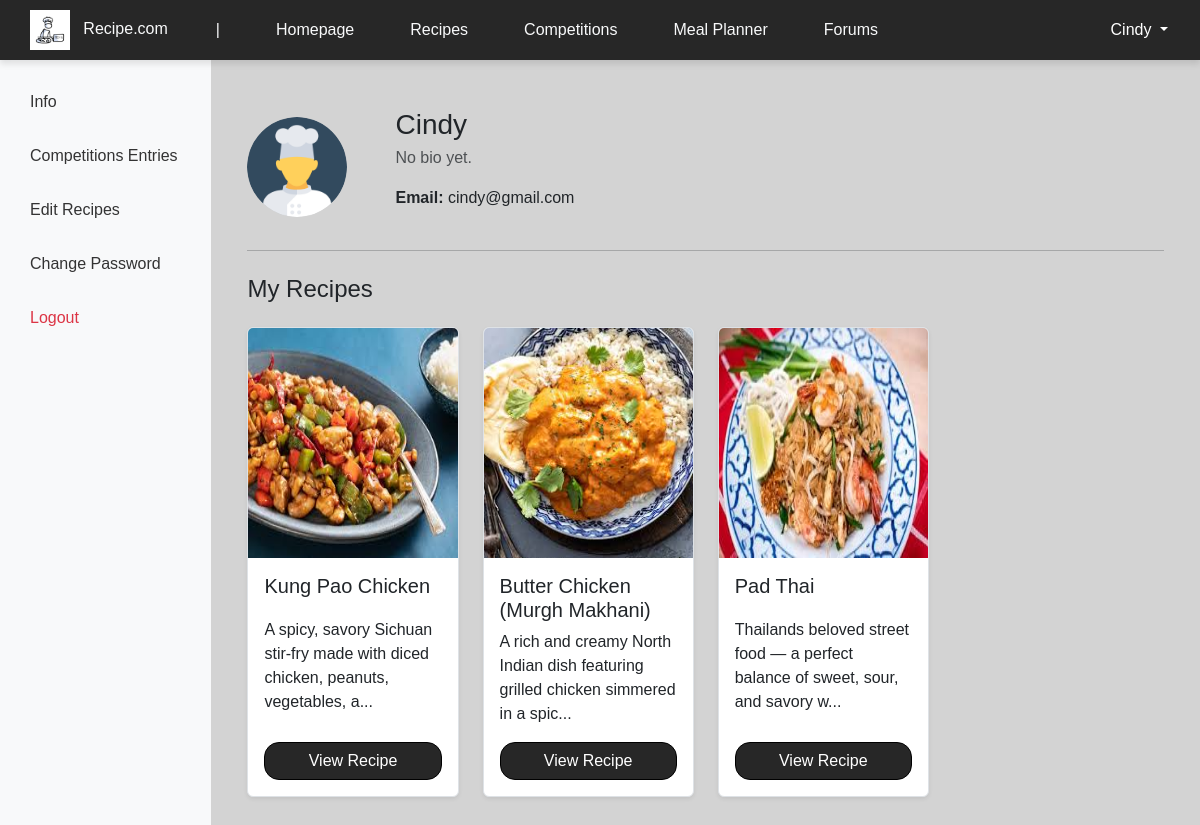
/view/profile (signed in), run on the app's committed database.
### tables this page shows
CREATE TABLE `user` (
  `user_id` int(10) NOT NULL,
  `username` varchar(20) NOT NULL,
  `email` varchar(30) NOT NULL,
  `password` varchar(255) NOT NULL,
  `roles` varchar(10) NOT NULL,
  `bio` text DEFAULT NULL,
  `created_time` datetime NOT NULL
);

CREATE TABLE `recipe` (
  `recipe_id` int(10) NOT NULL,
  `user_id` int(10) NOT NULL,
  `title` text NOT NULL,
  `description` text NOT NULL,
  `images` text NOT NULL,
  `cuisine` varchar(10) NOT NULL,
  `difficulty` int(1) NOT NULL,
  `cooking_time` int(3) NOT NULL,
  `created_time` datetime NOT NULL
);

### controller/user_controller.php (called while the page is built, shortened)
<?php
require_once '../model/user_model.php';
class UserController {
    private $userModel;
    public function __construct($db) {
        $this->userModel = new User($db);
    }
    public function getUserInfo($id) {
        return $this->userModel->getUserInfo($id);
    }
}
?>

### model/user_model.php (called while the page is built, shortened)
<?php
class User {
    private $conn;
    public function __construct($db) {
        $this->conn = $db;
    }
    public function getUserInfo($id) {
        $sql = "SELECT * FROM user WHERE user_id = ?";
        $stmt = $this->conn->prepare($sql);
        $stmt->bind_param("i", $id);
        $stmt->execute();
        $result = $stmt->get_result();
        return $result->fetch_assoc();
    }
}
?>

### controller/recipe_controller.php (called while the page is built, shortened)
<?php
require_once '../model/recipe_model.php';
class RecipeController {
    private $recipeModel;
    public function __construct($db) {
        $this->recipeModel = new Recipe($db);
    }
    public function getUserRecipes($user_id) {
        return $this->recipeModel->getUserRecipes($user_id);
    }
}
?>

### model/recipe_model.php (called while the page is built, shortened)
<?php
class Recipe {
    private $conn;
    public function __construct($db) {
        $this->conn = $db;
    }
    public function getUserRecipes($user_id) {
        $sql = "SELECT * FROM recipe WHERE user_id = ?";
        $stmt = $this->conn->prepare($sql);
        $stmt->bind_param("i", $user_id);
        $stmt->execute();
        $result = $stmt->get_result();
        return $result->fetch_all(MYSQLI_ASSOC);
    }
}
?>

### view/profile.php (the view, shortened to what this page needs)
<?php
require '../config/db_connection.php';
require '../controller/user_controller.php';
require '../controller/recipe_controller.php';
$userController = new UserController($conn);
$recipeController = new RecipeController($conn);
$user = $userController->getUserInfo($_SESSION['user_id']);
$recipes = $recipeController->getUserRecipes($_SESSION['user_id']);
?>
<!DOCTYPE html>
<html lang="en">
<head>
    <link rel="stylesheet" href="../assets/css/header.css">
    <link rel="stylesheet" href="../assets/css/styles.css">
    <link href="https://cdn.jsdelivr.net/npm/bootstrap@5.3.0/dist/css/bootstrap.min.css" rel="stylesheet">
</head>
<body>
    <?php include '../includes/header.php'; ?>
    <div class="d-flex">
        <div class="sidebar">
            <a href="#" onclick="showSection('info')" id="infoBtn">Info</a>
            <a href="#" onclick="showSection('compEntries')" id="compBtn">Competitions Entries</a>
            <a href="#" onclick="showSection('editRecipes')" id="recipesBtn">Edit Recipes</a>
            <a href="#" onclick="showSection('changePassword')" id="passwordBtn">Change Password</a>
            <a href="logout.php" class="text-danger">Logout</a>
        </div>
        <div class="p-4 w-100">
            <div id="info" class="content-section">
                <div class="container mt-4">
                    <div class="d-flex align-items-center mb-4">
                        <img src="../assets/images/profile.png" class="rounded-circle me-5" width="100" height="100" alt="Profile Picture">
                        <div>
                            <h3 class="mb-1"><?php echo htmlspecialchars($user['username']); ?></h3>
                            <p class="text-muted"><?php echo htmlspecialchars($user['bio'] ?: "No bio yet."); ?></p>
                            <p><strong>Email:</strong> <?php echo htmlspecialchars($user['email']); ?></p>
                        </div>
                    </div>
                    <hr>
                    <h4 class="mb-3 py-2">My Recipes</h4>
                    <div class="row">
                        <?php if (empty($recipes)) : ?>
                            <div class="text-center mt-5">
                                <p>No recipes yet.</p>
                            </div>
                        <?php else : ?>
                            <?php foreach ($recipes as $recipe) : ?>
                                <div class="col-lg-4 col-md-6 col-sm-12 col-xl-3 justify-content-center mb-4">
                                    <div class="card border shadow-sm" style="width: 100%; max-width: 20rem; height: 100%;">
                                        <img src="../uploads/recipes/<?php echo $recipe['images'] ?? 'default_recipe.png'; ?>" class="card-img-top" alt="Recipe Image" width="50" height="230">
                                        <div class="d-flex flex-column card-body justify-content-between p-3 text-start" >
                                            <h5 class="card-title"><?php echo htmlspecialchars($recipe['title']); ?></h5>
                                            <p class="card-text"><?php echo htmlspecialchars(substr($recipe['description'], 0, 80)) . '...'; ?></p>
                                            <a href="view_own_recipe?recipe_id=<?php echo $recipe['recipe_id']; ?>" class="btn btn-primary" style=" border-color:black !important; border-radius: 15px; background-color: rgb(39, 39, 39)!important;">View Recipe</a>
                                        </div>
                                    </div>
                                </div>
                            <?php endforeach; ?>
                        <?php endif; ?>
                    </div>
                </div>
            </div>
        </div>
    </div>
</body>
</html>

### assets/css/styles.css (style rules this page uses)
* { font-family: 'Georgia', sans-serif; }
body { background-color: #d3d3d3 !important; }

### view/profile.php (style rules this page uses)
.sidebar { width: 250px; min-height: 100vh; background: #f8f9fa; padding: 20px; }
.sidebar a { display: block; padding: 10px; text-decoration: none; color: #333; margin-bottom: 10px; }
.content-section { display: none; }

### data on the page
user: username "Cindy", bio "No bio yet.", email "cindy@gmail.com"
recipe: images (picture), title "Kung Pao Chicken", description "A spicy, savory Sichuan stir-fry made with diced chicken, peanuts, vegetables, a"
recipe: images (picture), title "Butter Chicken (Murgh Makhani)", description "A rich and creamy North Indian dish featuring grilled chicken simmered in a spic"
recipe: images (picture), title "Pad Thai", description "Thailands beloved street food — a perfect balance of sweet, sour, and savory w"

### other printed values
$_SESSION['username'] "Cindy"
